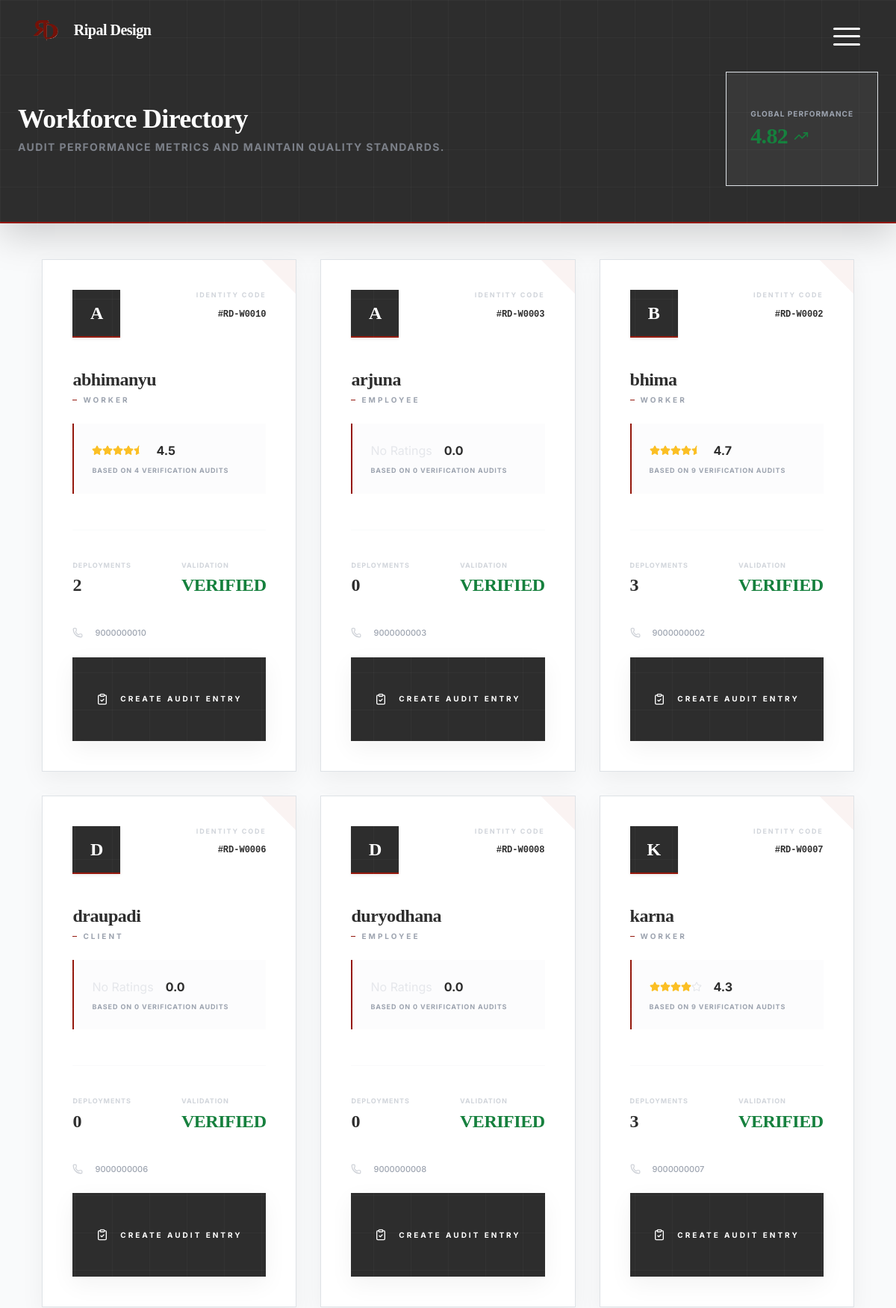
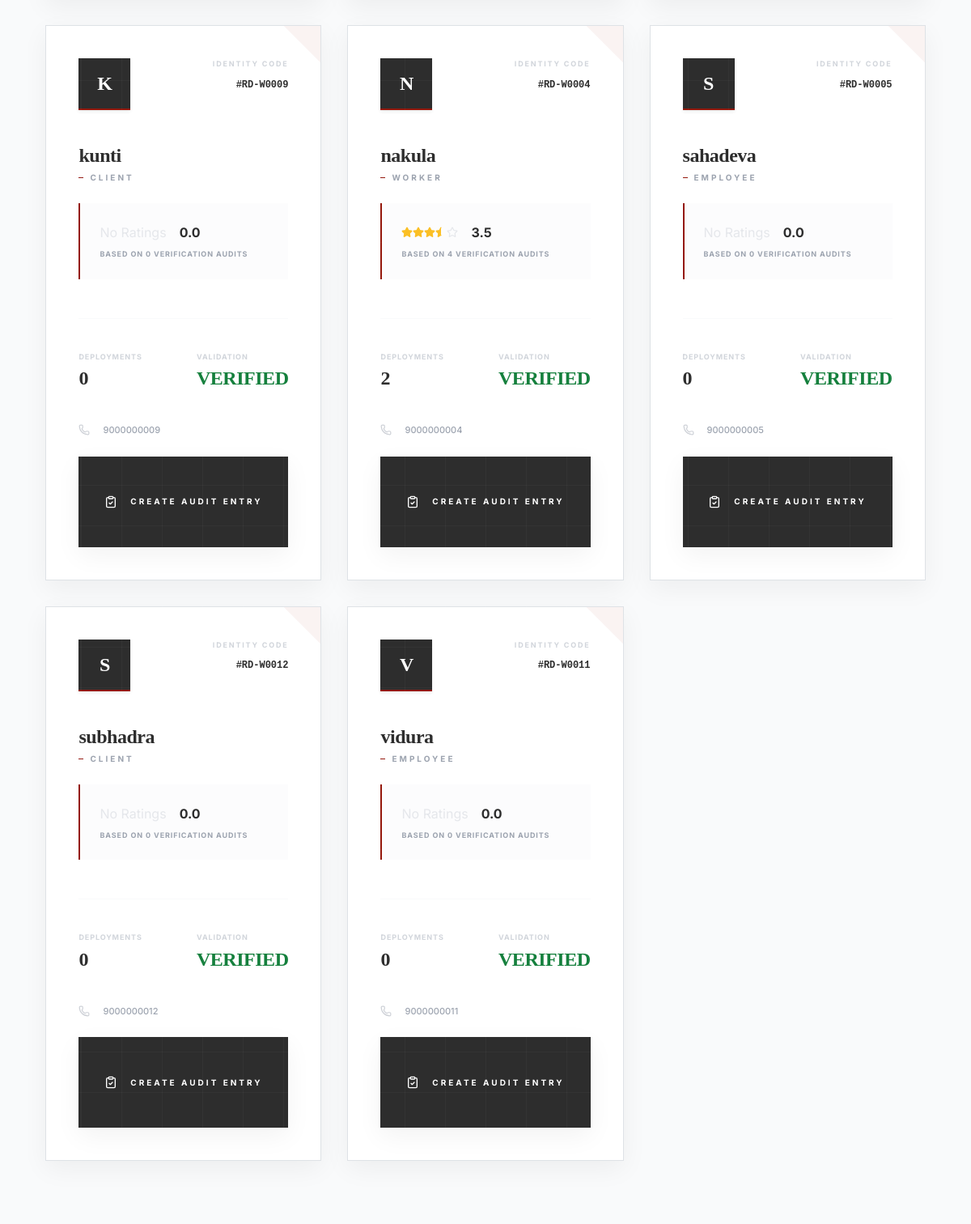
The page /worker/worker_rating.php (signed in, upper part) on the database its author committed (2 pictures, top to bottom).
### tables this page shows
CREATE TABLE IF NOT EXISTS users (
  id INT AUTO_INCREMENT PRIMARY KEY,
  username VARCHAR(255) NOT NULL UNIQUE,
  full_name VARCHAR(255) DEFAULT NULL,
  first_name VARCHAR(120) DEFAULT NULL,
  last_name VARCHAR(120) DEFAULT NULL,
  email VARCHAR(255) DEFAULT NULL,
  phone VARCHAR(30) DEFAULT NULL,
  password_hash VARCHAR(255) DEFAULT NULL,
  token_reset CHAR(64) DEFAULT NULL,
  reset_token_expires DATETIME DEFAULT NULL,
  role ENUM('client','worker','employee','admin') NOT NULL DEFAULT 'client',
  status ENUM('active','pending','suspended') NOT NULL DEFAULT 'active',
  address VARCHAR(255) DEFAULT NULL,
  city VARCHAR(120) DEFAULT NULL,
  state VARCHAR(120) DEFAULT NULL,
  zip VARCHAR(20) DEFAULT NULL,
  joined_date DATE DEFAULT NULL,
  created_at TIMESTAMP NOT NULL DEFAULT CURRENT_TIMESTAMP,
  updated_at TIMESTAMP NULL DEFAULT NULL ON UPDATE CURRENT_TIMESTAMP,
  INDEX idx_users_role (role),
  INDEX idx_users_email (email),
  INDEX idx_users_reset_token (token_reset)
);

### worker/worker_rating.php (the view, shortened to what this page needs)
<?php
$workers = [];
if (db_connected()) {
    try {
        $db = get_db();
        $stmt = $db->query("
            SELECT u.id, u.username, u.email, u.phone, u.role,
                   COUNT(DISTINCT pa.project_id) as projects_count,
                   AVG(wr.rating) as avg_rating,
                   COUNT(wr.id) as total_ratings
            FROM users u
            LEFT JOIN project_assignments pa ON pa.worker_id = u.id
            LEFT JOIN worker_ratings wr ON wr.worker_id = u.id
            WHERE u.role <> 'admin'
            GROUP BY u.id
            ORDER BY u.username ASC
        ");
        $workers = $stmt->fetchAll();
    } catch (Exception $e) {
        error_log('Worker Rating Load Error: ' . $e->getMessage());
    }
}
function render_stars($rating)
{
    if (!$rating) return '<span class="text-gray-200">No Ratings</span>';
    $full = floor($rating);
    $half = ($rating - $full) >= 0.5;
    $output = '';
    for ($i = 1; $i <= 5; $i++) {
        if ($i <= $full) $output .= '<i data-lucide="star" class="w-3.5 h-3.5 fill-amber-400 text-amber-400"></i>';
        elseif ($i == $full + 1 && $half) $output .= '<i data-lucide="star-half" class="w-3.5 h-3.5 fill-amber-400 text-amber-400"></i>';
        else $output .= '<i data-lucide="star" class="w-3.5 h-3.5 text-gray-200"></i>';
    }
    return $output;
}
?>
<!DOCTYPE html>
<html lang="en" class="bg-canvas-white">
<head>
    <?php $HEADER_MODE = 'dashboard';
    require_once __DIR__ . '/../Common/header.php'; ?>
</head>
<body class="bg-canvas-white font-sans text-foundation-grey min-h-screen">
    <div class="min-h-screen flex flex-col">
        <header class="bg-foundation-grey text-white pt-24 pb-12 px-4 sm:px-6 lg:px-8 shadow-lg mb-12 border-b-2 border-rajkot-rust">
            <div class="max-w-7xl mx-auto flex flex-col md:flex-row md:items-center md:justify-between gap-6">
                <div>
                    <h1 class="text-4xl font-serif font-bold">Workforce Directory</h1>
                    <p class="text-gray-400 mt-2 text-sm uppercase tracking-widest font-bold opacity-70">Audit performance metrics and maintain quality standards.</p>
                </div>
                <div class="bg-white/5 border border-white/10 px-8 py-5 text-center flex items-center gap-6">
                    <div>
                        <span class="text-[10px] font-bold text-gray-400 uppercase tracking-widest block mb-1">Global performance</span>
                        <div class="flex items-center gap-2">
                            <span class="text-3xl font-serif font-bold text-approval-green">4.82</span>
                            <i data-lucide="trending-up" class="w-5 h-5 text-approval-green"></i>
                        </div>
                    </div>
                </div>
            </div>
        </header>
        <main class="flex-grow max-w-7xl mx-auto px-4 sm:px-6 lg:px-8 pb-20">
            <div class="grid grid-cols-1 sm:grid-cols-2 lg:grid-cols-3 gap-8">
                <?php foreach ($workers as $w): ?>
                    <div class="bg-white shadow-premium border border-gray-100 p-10 flex flex-col group hover:border-rajkot-rust transition-all relative overflow-hidden">
                        <div class="absolute top-0 right-0 w-16 h-16 bg-rajkot-rust/5 -mr-8 -mt-8 rotate-45 pointer-events-none group-hover:bg-rajkot-rust/10 transition-colors"></div>
                        <div class="flex items-start justify-between mb-10">
                            <div class="w-16 h-16 bg-foundation-grey text-white font-serif text-2xl font-bold flex items-center justify-center border-b-2 border-rajkot-rust shadow-sm">
                                <?php echo strtoupper(substr($w['username'], 0, 1)); ?>
                            </div>
                            <div class="text-right">
                                <span class="text-[9px] font-bold uppercase tracking-[0.2em] text-gray-300 block mb-1">Identity Code</span>
                                <span class="text-xs font-mono font-bold text-foundation-grey">#RD-W<?php echo str_pad($w['id'], 4, '0', STR_PAD_LEFT); ?></span>
                            </div>
                        </div>
                        <div class="mb-12">
                            <h3 class="text-2xl font-serif font-bold mb-1 text-foundation-grey group-hover:text-rajkot-rust transition-colors"><?php echo htmlspecialchars($w['username']); ?></h3>
                            <p class="text-[10px] font-bold text-gray-400 uppercase tracking-[0.3em] mb-6 flex items-center gap-2">
                                <span class="w-1.5 h-[1px] bg-rajkot-rust"></span> <?php echo htmlspecialchars($w['role']); ?>
                            </p>
                            <div class="bg-gray-50/50 p-4 border-l-2 border-rajkot-rust">
                                <div class="flex items-center gap-3 mb-2">
                                    <div class="flex">
                                        <?php echo render_stars($w['avg_rating']); ?>
                                    </div>
                                    <span class="text-base font-bold text-foundation-grey"><?php echo number_format($w['avg_rating'], 1); ?></span>
                                </div>
                                <p class="text-[9px] text-gray-400 font-bold uppercase tracking-[0.1em]">Based on <?php echo $w['total_ratings']; ?> verification audits</p>
                            </div>
                        </div>
                        <div class="grid grid-cols-2 gap-8 border-t border-gray-50 pt-10 mb-10">
                            <div>
                                <span class="text-[9px] font-bold text-gray-300 uppercase tracking-widest block mb-1">Deployments</span>
                                <span class="text-2xl font-serif font-bold text-foundation-grey"><?php echo $w['projects_count']; ?></span>
                            </div>
                            <div>
                                <span class="text-[9px] font-bold text-gray-300 uppercase tracking-widest block mb-1">Validation</span>
                                <span class="text-2xl font-serif font-bold text-approval-green uppercase">Verified</span>
                            </div>
                        </div>
                        <div class="mt-auto space-y-6">
                            <div class="flex items-center gap-3 text-[11px] font-medium text-gray-400">
                                <i data-lucide="phone" class="w-3.5 h-3.5 opacity-50"></i> <?php echo htmlspecialchars($w['phone']); ?>
                            </div>
                            <button onclick="document.getElementById('ratingModal_<?php echo $w['id']; ?>').classList.remove('hidden')"
                                class="w-full py-5 bg-foundation-grey hover:bg-rajkot-rust text-white text-[10px] font-bold uppercase tracking-[0.3em] transition-all shadow-premium active:scale-[0.98] flex items-center justify-center gap-3">
                                <i data-lucide="clipboard-check" class="w-4 h-4"></i> Create Audit Entry
                            </button>
                        </div>
                    </div>
                <?php endforeach; ?>
            </div>
        </main>
    </div>
</body>
</html>

### public/css/index.css (style rules this page uses)
html, body { overflow-x: hidden !important; width: 100%; max-width: 100%; }
*, *::before, *::after { box-sizing: border-box; }
body { background: #0a0a0a; color: #fff; font-family: 'Inter', system-ui, -apple-system, 'Segoe UI', Roboto, 'Helvetica Neue', Arial; scrollbar-width: none; -ms-overflow-style: none; }
h1, h2, h3, .logo-font { font-family: 'Cormorant Garamond', serif; }
:root { --primary: #731209; --primary-light: #94180C; --bg-dark: #0a0a0a; --bg-panel: #121212; --text-muted: rgba(255, 255, 255, 0.6); --blueprint-grid: rgba(255, 255, 255, 0.03); }
body { background-color: var(--bg-dark); color: #fff; font-family: 'Inter', sans-serif; line-height: 1.6; -webkit-font-smoothing: antialiased; overflow-x: hidden; margin: 0; }
body::before { content: ""; position: fixed; top: 0; left: 0; width: 100%; height: 100%; background-image: linear-gradient(var(--blueprint-grid) 1px, transparent 1px), linear-gradient(90deg, var(--blueprint-grid) 1px, transparent 1px); background-size: 50px 50px; pointer-events: none; z-index: 1; }
h1, h2, h3, .font-serif { font-family: 'Cormorant Garamond', serif; font-weight: 300; letter-spacing: -0.02em; }

### Common/header.css (style rules this page uses)
:root { --alt-overlay-bg: rgba(148, 24, 12, 0.96); --alt-text: #fff; }
html, body { overflow-x: hidden; }

### Common/admin-responsive.css (style rules this page uses)
:root { --admin-header-mobile-padding-top: 4rem; }

### rows shown on the page
users: username "A", id "0010", username "abhimanyu", role "WORKER", avg_rating "4.5", total_ratings "4", projects_count "2", phone "9000000010"
users: username "A", id "0003", username "arjuna", role "EMPLOYEE", shows "No Ratings", avg_rating "0.0", total_ratings "0", projects_count "0", phone "9000000003"
users: username "B", id "0002", username "bhima", role "WORKER", avg_rating "4.7", total_ratings "9", projects_count "3", phone "9000000002"
users: username "D", id "0006", username "draupadi", role "CLIENT", shows "No Ratings", avg_rating "0.0", total_ratings "0", projects_count "0", phone "9000000006"
users: username "D", id "0008", username "duryodhana", role "EMPLOYEE", shows "No Ratings", avg_rating "0.0", total_ratings "0", projects_count "0", phone "9000000008"
users: username "K", id "0007", username "karna", role "WORKER", avg_rating "4.3", total_ratings "9", projects_count "3", phone "9000000007"
users: username "K", id "0009", username "kunti", role "CLIENT", shows "No Ratings", avg_rating "0.0", total_ratings "0", projects_count "0", phone "9000000009"
users: username "N", id "0004", username "nakula", role "WORKER", avg_rating "3.5", total_ratings "4", projects_count "2", phone "9000000004"
users: username "S", id "0005", username "sahadeva", role "EMPLOYEE", shows "No Ratings", avg_rating "0.0", total_ratings "0", projects_count "0", phone "9000000005"
users: username "S", id "0012", username "subhadra", role "CLIENT", shows "No Ratings", avg_rating "0.0", total_ratings "0", projects_count "0", phone "9000000012"
users: username "V", id "0011", username "vidura", role "EMPLOYEE", shows "No Ratings", avg_rating "0.0", total_ratings "0", projects_count "0", phone "9000000011"

### other values the page prints
$headerText('brand_name', 'Ripal Design') "Ripal Design"
